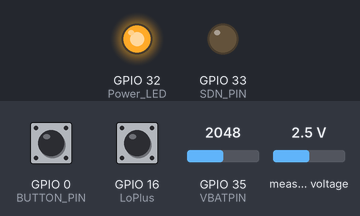
This sketch was run on a simulated ESP32. On the bench: output pins drawn as LEDs (lit = HIGH). The inputs (shaded band) are chosen by the test bench; at power-on: GPIO 0 (BUTTON_PIN) HIGH, GPIO 16 (LoPlus) HIGH, GPIO 35 (VBATPIN) = 2048, measured voltage 2.5 V (analog values on the 0–4095 scale). WiFi joins after 1.5 s; servers stay silent unless stated; the local clock reads 2024-03-15 10:24:30 at power-on unless the sketch sets it; no MQTT or app messages arrive unless stated; what the sketch prints to the serial monitor is not drawn.

Above: at 0.1 s.
At 1.0 s:
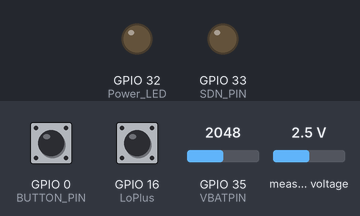
At 1.7 s:
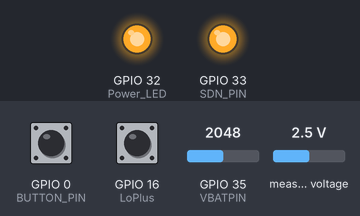
Timing chart, 0 to 3.2 s (numbered marks = the images above):
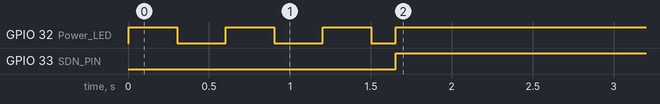

The sketch:

EKG_LOLIN32_V5.1.ino
```cpp
// =============================
// Include Required Libraries
// =============================
#include <Wire.h>
#include <Adafruit_ADS1X15.h>
#include <WiFi.h>
#include <PubSubClient.h>
#include <esp_sleep.h>
#include "driver/gpio.h"

// =====================
// Configuration Macros
// =====================
#define SAMPLE_RATE 250  // ECG sampling rate (Hz)
#define ENABLE_WIFI_MQTT // Comment this out to disable WiFi & MQTT features
#define deviceNumber 4 // define device Number
// ============================
// WiFi & MQTT Configuration
// ============================
#ifdef ENABLE_WIFI_MQTT
#define WIFI_SSID "DimaAlpha"
#define WIFI_PASSWORD "Qwerty**21***79"
//#define MQTT_BROKER "192.168.178.44" // Pi 2
#define MQTT_BROKER "192.168.178.104" // Pi 4
#define MQTT_PORT 1883
String mqttTopic = "ecg/device" + String(deviceNumber);
WiFiClient espClient;
PubSubClient client(espClient);
#endif

// ==================
// Global Variables
// ==================
Adafruit_ADS1115 ads;

#define CHUNK_SIZE 5
#define NUM_CHUNKS 500
#define BUFFER_SIZE (CHUNK_SIZE * NUM_CHUNKS)

unsigned long lastNtpSyncMillis = 0;
const unsigned long ntpSyncInterval = 10L * 60L * 1000L; // 10 Minutes in Milliseconds
time_t startUtcTimestamp = 0;

float ecgBuffer[BUFFER_SIZE];
unsigned long timeStamps[BUFFER_SIZE];
int bufferIndex = 0;
int messageId = 0;
unsigned long lastSampleMicros = 0;
unsigned long sampleIntervalMicros = 1000000 / SAMPLE_RATE;
unsigned long startTimestamp = 0;

bool setupComplete = false;

// Retry counters for connection attempts
int wifiRetries = 0;
int mqttRetries = 0;
const int MAX_RETRIES = 10;

// ============================
// Pin & Hardware Definitions
// ============================
#define BUTTON_PIN 0
#define LoPlus 16
#define LoMinus 17
#define SDN_PIN 33 //Pin to enable or Disable AD8232
#define Power_LED 32
#define VBATPIN 35

// Battery settings
#define VBAT_MIN 3.3
#define VBAT_MAX 4.2
#define BATTERY_SMOOTHING 10

// =====================
// Filter Coefficients
// =====================
// High-pass filter (0.5 Hz)
float hp_b[] = {0.995566, -1.991132, 0.995566};
float hp_a[] = {1.0, -1.991114, 0.991153};
float hp_x[3] = {0}, hp_y[3] = {0};

// Low-pass filter (40 Hz)
float lp_b[] = {0.206572, 0.413145, 0.206572};
float lp_a[] = {1.0, -0.369527, 0.195814};
float lp_x[3] = {0}, lp_y[3] = {0};

// ==========================
// MQTT Task & Queue Setup
// ==========================
TaskHandle_t mqttTaskHandle;
QueueHandle_t mqttQueue;

typedef struct {
    float ecg[CHUNK_SIZE];
    unsigned long ts[CHUNK_SIZE];
    int seq;
    int msgId;
    float battery;
    bool includeBattery;
    bool padsConnected;

} ECGMessage;

// ========================
// Setup Function
// ========================
void setup() {
    Serial.begin(115200);

    // Fix: Configure internal ADC to avoid Vref error
    analogReadResolution(12);              // 12-bit resolution (0–4095)
    analogSetAttenuation(ADC_11db);        // 0–3.3V range

    pinMode(Power_LED, OUTPUT);
    pinMode(LoPlus, INPUT);
    pinMode(LoMinus, INPUT);
    pinMode(BUTTON_PIN, INPUT_PULLUP);
    pinMode(SDN_PIN, OUTPUT);

    xTaskCreatePinnedToCore(ledFlasherTask, "LEDFLASH", 1000, NULL, 1, NULL, 1); // LED blinking until setup complete

    gpio_hold_dis(GPIO_NUM_33); // Unhold SDN after sleep

    Wire.begin(26, 27);
    Wire.setClock(50000);
    if (!ads.begin()) {
        Serial.println("Failed to initialize ADS1115.");
        while (1);
    }
    ads.setGain(GAIN_TWOTHIRDS);
    ads.setDataRate(SAMPLE_RATE);
    Serial.println("ADS1115 initialized successfully.");

    // Determine wake-up source
    if (esp_sleep_get_wakeup_cause() == ESP_SLEEP_WAKEUP_EXT0) {
        Serial.println("Woke up from deep sleep.");
        digitalWrite(Power_LED, HIGH);
        digitalWrite(SDN_PIN, HIGH);
    } else {
        Serial.println("Powering on normally.");
        digitalWrite(Power_LED, LOW);
        digitalWrite(SDN_PIN, LOW);
    }

    // Enable deep sleep wake-up on button
    esp_sleep_enable_ext0_wakeup(static_cast<gpio_num_t>(BUTTON_PIN), 0);

#ifdef ENABLE_WIFI_MQTT
    if (!connectToWiFi()) enterDeepSleep();
    client.setServer(MQTT_BROKER, MQTT_PORT);
    client.setBufferSize(2048);
    if (!connectToMQTT()) enterDeepSleep();

    configTime(0, 0, "pool.ntp.org"); // UTC-Time, no Timezone
    Serial.println("Warte auf NTP-Zeit...");
    time_t now = time(nullptr);
    while (now < 100000) { // Wait for Time
        delay(100);
        now = time(nullptr);
    }
    Serial.println("NTP-Zeit empfangen.");
    lastNtpSyncMillis = millis(); //Remember start time

    // Create MQTT queue and task
    mqttQueue = xQueueCreate(20, sizeof(ECGMessage));
    xTaskCreatePinnedToCore(mqttSendTask, "MQTTSendTask", 5000, NULL, 1, &mqttTaskHandle, 0);
#endif

    setupComplete = true;
    delay(100);                      // Give time for LED task to exit
    digitalWrite(Power_LED, HIGH);   // Make sure LED stays on
}


// ===========================================
// Main Loop - Sample, Filter, Chunk & Send
// ===========================================
void loop() {
    bool padsConnected = (digitalRead(LoPlus) == LOW && digitalRead(LoMinus) == LOW); //Leads Off detection

    unsigned long now = micros();
    //digitalWrite(Power_LED, HIGH); // Show system is running
    digitalWrite(SDN_PIN, HIGH);

    // ECG Sampling
    if (now - lastSampleMicros >= sampleIntervalMicros) {
        lastSampleMicros = now;
        if (bufferIndex == 0) {
          startTimestamp = now;
          startUtcTimestamp = time(nullptr);  // Remember UTC-Time
      }


        timeStamps[bufferIndex] = now - startTimestamp;
        int16_t adcReading = ads.readADC_SingleEnded(0);
        float voltage = adcReading * 0.125;

        // Apply filters
        float hp_filtered = applyFilter(voltage, hp_b, hp_a, hp_x, hp_y);
        float lp_filtered = applyFilter(hp_filtered, lp_b, lp_a, lp_x, lp_y);

        ecgBuffer[bufferIndex] = lp_filtered;
        bufferIndex++;

        float battery = getBatteryPercentage();
        // Send if buffer full
        if (bufferIndex >= BUFFER_SIZE) {
            for (int chunk = 0; chunk < NUM_CHUNKS; chunk++) {
                ECGMessage msg;
                msg.seq = chunk;
                msg.msgId = messageId;
                msg.battery = battery;
                msg.includeBattery = (chunk == 0);
                msg.padsConnected = padsConnected;


                for (int i = 0; i < CHUNK_SIZE; i++) {
                    int idx = chunk * CHUNK_SIZE + i;
                    msg.ecg[i] = ecgBuffer[idx];
                    msg.ts[i] = timeStamps[idx];
                }
                xQueueSend(mqttQueue, &msg, portMAX_DELAY);
            }
            bufferIndex = 0;
            messageId++;
        }

        Serial.println(lp_filtered); // Optional debug output
    }

    // Button Press → Deep Sleep
    if (digitalRead(BUTTON_PIN) == LOW) {
        Serial.println("Button pressed! Preparing for deep sleep...");
        enterDeepSleep();
    }

#ifdef ENABLE_WIFI_MQTT
    if (WiFi.status() != WL_CONNECTED && !connectToWiFi()) enterDeepSleep();
    if (!client.connected() && !connectToMQTT()) enterDeepSleep();
    client.loop();
    if (millis() - lastNtpSyncMillis > ntpSyncInterval) {
    Serial.println("Resynchronizing NTP...");
    configTime(0, 0, "pool.ntp.org");
    lastNtpSyncMillis = millis();
}

#endif


}

// ===========================
// Filter Function (IIR 2nd Order)
// ===========================
float applyFilter(float input, float *b, float *a, float *x, float *y) {
    x[2] = x[1]; x[1] = x[0]; x[0] = input;
    y[2] = y[1]; y[1] = y[0];
    y[0] = b[0]*x[0] + b[1]*x[1] + b[2]*x[2] - a[1]*y[1] - a[2]*y[2];
    return y[0];
}

// ===========================
// Battery Monitoring
// ===========================
float getBatteryPercentage() {
    static float readings[BATTERY_SMOOTHING] = {0};
    static int idx = 0;
    static float sum = 0;

    int raw = analogRead(VBATPIN);
    float voltage = (raw / 1023.0) * 3.3 * 2.0; // 12-bit ADC, scale by 2 due to divider
    float percent = constrain(((voltage - VBAT_MIN) / (VBAT_MAX - VBAT_MIN)) * 100.0, 0, 100);

    sum -= readings[idx];
    readings[idx] = percent;
    sum += readings[idx];
    idx = (idx + 1) % BATTERY_SMOOTHING;

    return static_cast<int>(sum / BATTERY_SMOOTHING);
}


// ===========================
// Enter Deep Sleep
// ===========================
void enterDeepSleep() {
    Serial.flush();
    pinMode(LoPlus, INPUT_PULLUP);
    pinMode(LoMinus, INPUT_PULLUP);
    digitalWrite(Power_LED, LOW);
    digitalWrite(SDN_PIN, LOW);
    gpio_hold_en(GPIO_NUM_33);
    gpio_deep_sleep_hold_en();
    delay(1000);
    esp_deep_sleep_start();
}

// ===========================
// WiFi & MQTT Functions
// ===========================
#ifdef ENABLE_WIFI_MQTT
bool connectToWiFi() {
    Serial.print("Connecting to WiFi...");
    WiFi.begin(WIFI_SSID, WIFI_PASSWORD);
    while (WiFi.status() != WL_CONNECTED) {
        Serial.print(".");
        delay(500);
        if (++wifiRetries >= MAX_RETRIES) return false;
    }
    Serial.println("\nWiFi connected!");
    Serial.println(WiFi.localIP());
    return true;
}

bool connectToMQTT() {
    while (!client.connected()) {
        Serial.print("Connecting to MQTT...");
        String clientId = "ECGClient-" + String(deviceNumber);
        if (client.connect(clientId.c_str())) {
            Serial.println("Connected!");
            mqttRetries = 0;
            return true;
        }
        Serial.printf("Failed (rc=%d), retrying...\n", client.state());
        delay(5000);
        if (++mqttRetries >= MAX_RETRIES) return false;
    }
    return false;
}
#endif

// ===========================
// MQTT Send Task
// ===========================
#ifdef ENABLE_WIFI_MQTT
void mqttSendTask(void *parameter) {
    ECGMessage msg;
    while (true) {
        if (xQueueReceive(mqttQueue, &msg, portMAX_DELAY)) {
            String payload = "{";
            payload += "\"device\":\"ECG-" + String(deviceNumber) + "\",";
            payload += "\"msg_id\":" + String(msg.msgId);
            payload += ",\"pads_connected\":" + String(msg.padsConnected ? "true" : "false");
            payload += ",\"seq\":" + String(msg.seq);
            if (msg.includeBattery)
                payload += ",\"battery\":" + String(msg.battery, 1);

            // Append start_utc Only on the first Message
            if (msg.seq == 0) {
                payload += ",\"start_utc\":" + String((unsigned long)startUtcTimestamp);
            }

            payload += ",\"ecg\":[";
            for (int i = 0; i < CHUNK_SIZE; i++) {
                payload += String(msg.ecg[i], 3);
                if (i < CHUNK_SIZE - 1) payload += ",";
            }
            payload += "],\"ts\":[";
            for (int i = 0; i < CHUNK_SIZE; i++) {
                payload += String(msg.ts[i]);
                if (i < CHUNK_SIZE - 1) payload += ",";
            }
            payload += "]}";
            client.publish(mqttTopic.c_str(), payload.c_str());
            vTaskDelay(1 / portTICK_PERIOD_MS);
        }
    }
}
#endif

// ===========================
// LED Flasher Task (during setup)
// ===========================
void ledFlasherTask(void *pvParameters) {
    while (!setupComplete) {
        digitalWrite(Power_LED, HIGH);
        vTaskDelay(300 / portTICK_PERIOD_MS);
        digitalWrite(Power_LED, LOW);
        vTaskDelay(300 / portTICK_PERIOD_MS);
    }
    digitalWrite(Power_LED, HIGH); // solid ON when setup is complete
    vTaskDelete(NULL);
}
```

Measured:
- by itself, GPIO 33 (SDN_PIN): LOW → HIGH at 1.7 s
